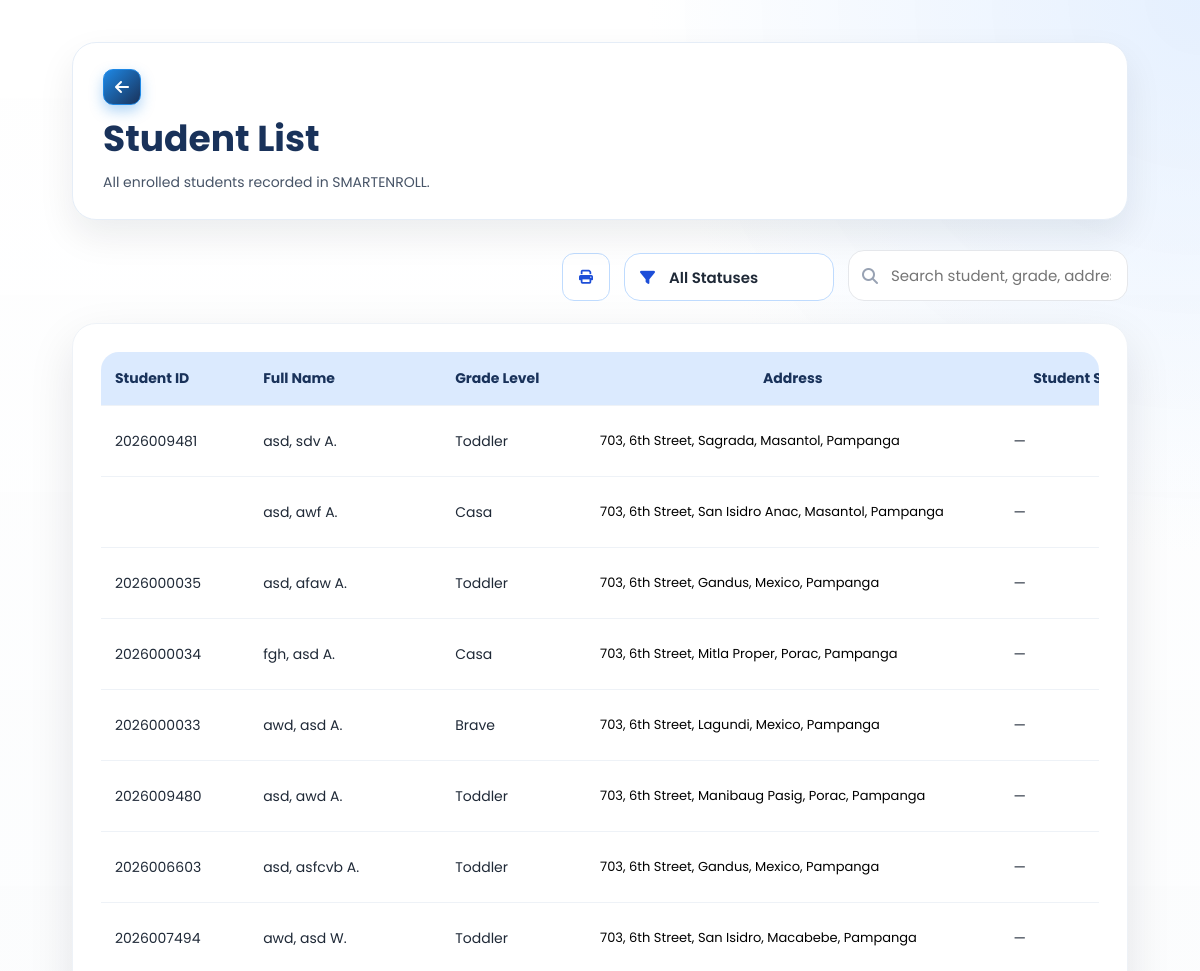
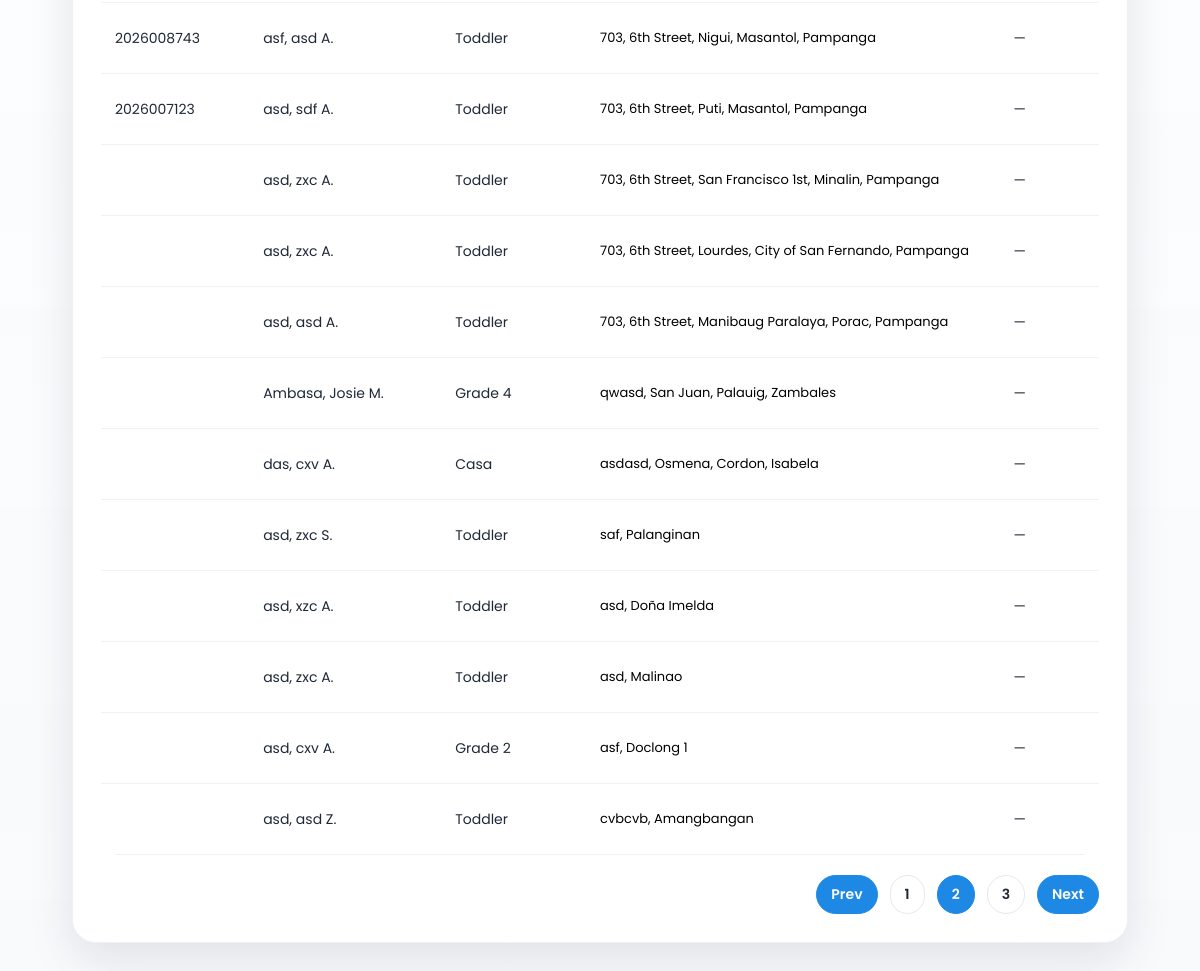
Screenshot of /SmartEnroll/student_list.php?page=2 (signed in) with the database file from the repository (2 pictures, top to bottom).
### tables this page shows
CREATE TABLE `enrollments` (
  `id` int(11) NOT NULL,
  `grade_level` varchar(50) DEFAULT NULL,
  `student_id` varchar(20) DEFAULT NULL,
  `school_year` varchar(20) DEFAULT NULL,
  `student_status` varchar(50) DEFAULT NULL,
  `completion_date` date DEFAULT NULL,
  `learner_lname` varchar(100) DEFAULT NULL,
  `learner_fname` varchar(100) DEFAULT NULL,
  `learner_mname` varchar(100) DEFAULT NULL,
  `learner_ext` varchar(20) DEFAULT NULL,
  `nickname` varchar(100) DEFAULT NULL,
  `sex` varchar(20) DEFAULT NULL,
  `dob` varchar(20) DEFAULT NULL,
  `age` int(11) DEFAULT NULL,
  `mother_tongue` varchar(100) DEFAULT NULL,
  `religion` varchar(100) DEFAULT NULL,
  `email` varchar(150) DEFAULT NULL,
  `province` varchar(100) DEFAULT NULL,
  `municipality` varchar(100) DEFAULT NULL,
  `barangay` varchar(100) DEFAULT NULL,
  `street` varchar(150) DEFAULT NULL,
  `father_lname` varchar(100) DEFAULT NULL,
  `father_fname` varchar(100) DEFAULT NULL,
  `father_mname` varchar(100) DEFAULT NULL,
  `father_occ` varchar(100) DEFAULT NULL,
  `father_contact` varchar(50) DEFAULT NULL,
  `mother_lname` varchar(100) DEFAULT NULL,
  `mother_fname` varchar(100) DEFAULT NULL,
  `mother_mname` varchar(100) DEFAULT NULL,
  `mother_occ` varchar(100) DEFAULT NULL,
  `mother_contact` varchar(50) DEFAULT NULL,
  `mother_maiden` varchar(100) DEFAULT NULL,
  `guardian_type` varchar(50) DEFAULT NULL,
  `guardian_lname` varchar(100) DEFAULT NULL,
  `guardian_fname` varchar(100) DEFAULT NULL,
  `guardian_mname` varchar(100) DEFAULT NULL,
  `guardian_occ` varchar(100) DEFAULT NULL,
  `guardian_contact` varchar(50) DEFAULT NULL,
  `emergency1_name` varchar(150) DEFAULT NULL,
  `emergency1_relationship` varchar(100) DEFAULT NULL,
  `emergency1_contact` varchar(50) DEFAULT NULL,
  `emergency2_name` varchar(150) DEFAULT NULL,
  `emergency2_relationship` varchar(100) DEFAULT NULL,
  `emergency2_contact` varchar(50) DEFAULT NULL,
  `emergency3_name` varchar(150) DEFAULT NULL,
  `emergency3_relationship` varchar(100) DEFAULT NULL,
  `emergency3_contact` varchar(50) DEFAULT NULL,
  `special_needs` text DEFAULT NULL,
  `medication` varchar(10) DEFAULT NULL,
  `medication_details` text DEFAULT NULL,
  `created_at` timestamp NOT NULL DEFAULT current_timestamp()
);

### SmartEnroll/student_list.php (the view, shortened to what this page needs)
<?php
$rows = [];
$error = '';
$page = 1;
$perPage = 20;
$totalPages = 1;
$search = trim((string)($_GET['q'] ?? ''));
$studentStatusFilterOptions = [
    'all' => 'All Statuses',
    'New' => 'New',
    'Continuing' => 'Continuing',
    'Drop' => 'Drop',
    'blank' => 'Not Set',
];
$studentStatusFilter = trim((string)($_GET['student_status'] ?? 'all'));
$isPrintMode = (string)($_GET['print'] ?? '') === '1';
function build_student_list_url(array $overrides = []): string
{
    global $search, $studentStatusFilter, $page, $isPrintMode;
    $params = [
        'q' => $search,
        'student_status' => $studentStatusFilter,
        'page' => $page,
        'print' => $isPrintMode ? '1' : '',
    ];
    foreach ($overrides as $key => $value) {
        $params[$key] = $value;
    }
    foreach ($params as $key => $value) {
        if ($value === null || $value === '') {
            unset($params[$key]);
            continue;
        }
        if ($key === 'student_status' && $value === 'all') {
            unset($params[$key]);
            continue;
        }
        if ($key === 'page' && (int)$value <= 1) {
            unset($params[$key]);
            continue;
        }
    }
    return 'student_list.php' . ($params !== [] ? '?' . http_build_query($params) : '');
}
try {
    $conn = new mysqli('127.0.0.1', 'root', '', 'smartenroll');
    $conn->set_charset('utf8mb4');
    $page = isset($_GET['page']) ? (int)$_GET['page'] : 1;
    $whereClauses = [];
    $queryTypes = '';
    $queryValues = [];
    $whereSql = $whereClauses !== [] ? 'WHERE ' . implode(' AND ', $whereClauses) : '';
    $filteredCountStmt = $conn->prepare("SELECT COUNT(*) AS total FROM enrollments $whereSql");
    $filteredCountStmt->execute();
    $filteredRows = (int)($filteredCountStmt->get_result()->fetch_assoc()['total'] ?? 0);
    if ($isPrintMode) {
        $page = 1;
        $totalPages = 1;
        $offset = 0;
    } else {
        $totalPages = max(1, (int)ceil($filteredRows / $perPage));
        $offset = ($page - 1) * $perPage;
    }
    $sql = "SELECT id, student_id, learner_lname, learner_fname, learner_mname, grade_level, street, barangay, municipality, province, student_status
            FROM enrollments
            $whereSql
            ORDER BY id DESC";
    if (!$isPrintMode) {
        $sql .= " LIMIT ? OFFSET ?";
        $queryTypes .= 'ii';
        $queryValues[] = $perPage;
        $queryValues[] = $offset;
    }
    $stmt = $conn->prepare($sql);
    if ($queryValues !== []) {
        $stmt->bind_param($queryTypes, ...$queryValues);
    }
    $stmt->execute();
    $result = $stmt->get_result();
    while ($row = $result->fetch_assoc()) {
        $rows[] = $row;
    }
} catch (Throwable $e) {
    $error = $e->getMessage();
}
?>
<!DOCTYPE html>
<html lang="en">
<head>
    <link rel="stylesheet" href="css/style.css">
    <link rel="stylesheet" href="css/student_list.css">
    <link rel="stylesheet" href="https://cdnjs.cloudflare.com/ajax/libs/font-awesome/6.5.0/css/all.min.css">
</head>
<body class="dashboard-page dashboard-white-page<?php echo $isPrintMode ? ' student-list-print-page' : ''; ?>" data-print-mode="<?php echo $isPrintMode ? '1' : '0'; ?>">
<main class="dashboard-main">
    <div class="dashboard-header student-header">
        <div class="student-header-left">
            <a href="dashboard.php" class="dashboard-link back-left">
                <i class="fa-solid fa-arrow-left"></i>
            </a>
            <div class="student-header-title">
                <h1>Student List</h1>
                <p>All enrolled students recorded in SMARTENROLL.</p>
            </div>
        </div>
    </div>
    <section class="student-list-toolbar">
        <form class="student-filter-form" method="get" action="student_list.php">
            <a href="<?php echo htmlspecialchars(build_student_list_url(['print' => '1', 'page' => null])); ?>" data-print-url="<?php echo htmlspecialchars(build_student_list_url(['print' => '1', 'page' => null])); ?>" class="export-btn print student-print-btn" aria-label="Print List" title="Print List">
                <i class="fa-solid fa-print"></i>
            </a>
            <label class="student-filter-field student-filter-inline">
                <div class="student-filter-select-wrap">
                    <select name="student_status" id="studentStatusFilter" aria-label="Student Status">
                        <?php foreach ($studentStatusFilterOptions as $filterValue => $filterLabel): ?>
                            <option value="<?php echo htmlspecialchars($filterValue); ?>" <?php echo $studentStatusFilter === $filterValue ? 'selected' : ''; ?>>
                                <?php echo htmlspecialchars($filterLabel); ?>
                            </option>
                        <?php endforeach; ?>
                    </select>
                </div>
            </label>
            <div class="student-search student-search-inline">
                <i class="fa-solid fa-magnifying-glass"></i>
                <input id="studentSearch" type="text" name="q" value="<?php echo htmlspecialchars($search); ?>" placeholder="Search student, grade, address, or status">
            </div>
        </form>
    </section>
    <div class="student-list-card">
        <?php if ($error): ?>
            <div class="student-error">
                <strong>Unable to load students.</strong>
                <p><?php echo htmlspecialchars($error); ?></p>
            </div>
        <?php elseif (empty($rows)): ?>
            <div class="student-empty">
                <p>No student records found.</p>
            </div>
        <?php else: ?>
            <div class="student-table-wrap">
                <table class="student-table">
                    <thead>
                        <tr>
                            <th>Student ID</th>
                            <th>Full Name</th>
                            <th>Grade Level</th>
                            <th>Address</th>
                            <th>Student Status</th>
                        </tr>
                    </thead>
                    <tbody>
                        <?php foreach ($rows as $row): ?>
                            <?php
                                $m = trim((string)($row['learner_mname'] ?? ''));
                                $mi = $m !== '' ? strtoupper(mb_substr($m, 0, 1)) . '.' : '';
                                $fullName = trim(
                                    ($row['learner_lname'] ?? '') . ', ' .
                                    ($row['learner_fname'] ?? '') . ' ' . $mi
                                );
                                $fullName = trim(preg_replace('/\s+/', ' ', $fullName), " ,");
                                $addressParts = array_filter([
                                    trim((string)($row['street'] ?? '')),
                                    trim((string)($row['barangay'] ?? '')),
                                    trim((string)($row['municipality'] ?? '')),
                                    trim((string)($row['province'] ?? ''))
                                ], fn($v) => $v !== '');
                                $address = implode(', ', $addressParts);
                                $studentStatus = trim((string)($row['student_status'] ?? ''));
                                $studentStatusClass = strtolower(trim((string)preg_replace('/[^a-z0-9]+/', '-', $studentStatus), '-'));
                            ?>
                            <tr>
                                <td><?php echo htmlspecialchars($row['student_id'] ?? ''); ?></td>
                                <td><?php echo htmlspecialchars($fullName !== '' ? $fullName : '—'); ?></td>
                                <td><?php echo htmlspecialchars($row['grade_level'] ?? ''); ?></td>
                                <td class="address-cell" title="<?php echo htmlspecialchars($address); ?>">
                                    <?php echo htmlspecialchars($address !== '' ? $address : '—'); ?>
                                </td>
                                <td class="student-status-cell">
                                    <?php if ($studentStatus !== ''): ?>
                                        <span class="student-status-pill <?php echo htmlspecialchars($studentStatusClass); ?>">
                                            <?php echo htmlspecialchars($studentStatus); ?>
                                        </span>
                                    <?php else: ?>
                                        —
                                    <?php endif; ?>
                                </td>
                            </tr>
                        <?php endforeach; ?>
                    </tbody>
                </table>
            </div>
            <?php if (!$isPrintMode && $totalPages > 1): ?>
                <div class="pagination">
                    <a class="page-btn nav" href="<?php echo htmlspecialchars(build_student_list_url(['page' => max(1, $page - 1), 'print' => null])); ?>">Prev</a>
                    <?php
                        $start = max(1, $page - 2);
                        $end = min($totalPages, $page + 2);
                        for ($p = $start; $p <= $end; $p++) {
                            $active = $p === $page ? ' active' : '';
                            echo '<a class="page-btn' . $active . '" href="' . htmlspecialchars(build_student_list_url(['page' => $p, 'print' => null])) . '">' . $p . '</a>';
                        }
                    ?>
                    <a class="page-btn nav" href="<?php echo htmlspecialchars(build_student_list_url(['page' => min($totalPages, $page + 1), 'print' => null])); ?>">Next</a>
                </div>
            <?php endif; ?>
        <?php endif; ?>
    </div>
</main>
</body>
</html>

### SmartEnroll/css/style.css (style rules this page uses)
* { margin: 0; padding: 0; box-sizing: border-box; font-family: 'Poppins', sans-serif; }
:root { --logo-blue: #19325a; --logo-blue-light: #1e88e5; --logo-yellow: #fdd835; --logo-yellow-soft: #ffe970; --logo-green: #43a047; }
body, html { height: 100%; color: #fff; }
html { scroll-behavior: smooth; }
body { background: #0f172a; }
.dashboard-page { background: linear-gradient(135deg, rgba(12, 25, 47, 0.72), rgba(25, 50, 90, 0.48)), #f5f6f8; color: #1b1f2a; position: relative; min-height: 100vh; overflow-x: hidden; }
.dashboard-page::before { content: ""; position: fixed; inset: 0; background: linear-gradient(135deg, rgba(12, 25, 47, 0.5), rgba(25, 50, 90, 0.18)), url('../assets/img1.jpg') center center / cover no-repeat; filter: blur(5px) saturate(1.05); transform: scale(1.05); z-index: 0; }
.dashboard-page::after { content: ""; position: fixed; inset: 0; background: radial-gradient(circle at top right, rgba(253, 216, 53, 0.22), transparent 28%), linear-gradient(180deg, rgba(255, 255, 255, 0.08), rgba(255, 255, 255, 0.16)); z-index: 0; pointer-events: none; }
.dashboard-page.dashboard-white-page { background: #f8fafc; }
.dashboard-page.dashboard-white-page::before { display: none; }
.dashboard-page.dashboard-white-page::after { background: radial-gradient(circle at top right, rgba(219, 234, 254, 0.72), transparent 24%), linear-gradient(180deg, rgba(255, 255, 255, 0.96), rgba(248, 250, 252, 1)); }
.dashboard-page.dashboard-white-page .dashboard-header { background: #ffffff; border: 1px solid #e5edf7; box-shadow: 0 16px 36px rgba(15, 23, 42, 0.08); }
.dashboard-page.dashboard-white-page .dashboard-header h1 { color: var(--logo-blue); }
.dashboard-page.dashboard-white-page .dashboard-header p { color: #475467; }
.dashboard-main { width: min(1920px, calc(100vw - 96px)); max-width: 1920px; margin: 0 auto; padding: 42px 24px 56px; position: relative; z-index: 1; }
.dashboard-header { display: flex; align-items: center; justify-content: space-between; gap: 20px; margin-bottom: 30px; padding: 26px 30px; border-radius: 24px; background: linear-gradient(135deg, rgba(255, 255, 255, 0.2), rgba(245, 248, 255, 0.12)); backdrop-filter: blur(14px); box-shadow: 0 20px 48px rgba(4, 12, 26, 0.24); border: 1px solid rgba(255, 255, 255, 0.22); }
.dashboard-header h1 { color: #ffffff; font-size: clamp(2rem, 3vw, 2.6rem); margin-bottom: 6px; }
.dashboard-header p { color: rgba(225, 232, 244, 0.88); font-size: 14px; }
.dashboard-link { text-decoration: none; color: var(--logo-blue); font-weight: 700; background: rgba(253, 216, 53, 0.95); padding: 12px 18px; border-radius: 999px; box-shadow: 0 10px 24px rgba(253, 216, 53, 0.26); transition: transform 0.2s ease, box-shadow 0.2s ease, background 0.2s ease; }

### rows the page displays
enrollments: student "2026009481", learner_lname+learner_fname+learner_mname "asd, sdv A.", grade_level "Toddler", address "703, 6th Street, Sagrada, Masantol, Pampanga"
enrollments: learner_lname+learner_fname+learner_mname "asd, awf A.", grade_level "Casa", address "703, 6th Street, San Isidro Anac, Masantol, Pampanga"
enrollments: student "2026000035", learner_lname+learner_fname+learner_mname "asd, afaw A.", grade_level "Toddler", address "703, 6th Street, Gandus, Mexico, Pampanga"
enrollments: student "2026000034", learner_lname+learner_fname+learner_mname "fgh, asd A.", grade_level "Casa", address "703, 6th Street, Mitla Proper, Porac, Pampanga"
enrollments: student "2026000033", learner_lname+learner_fname+learner_mname "awd, asd A.", grade_level "Brave", address "703, 6th Street, Lagundi, Mexico, Pampanga"
enrollments: student "2026009480", learner_lname+learner_fname+learner_mname "asd, awd A.", grade_level "Toddler", address "703, 6th Street, Manibaug Pasig, Porac, Pampanga"
enrollments: student "2026006603", learner_lname+learner_fname+learner_mname "asd, asfcvb A.", grade_level "Toddler", address "703, 6th Street, Gandus, Mexico, Pampanga"
enrollments: student "2026007494", learner_lname+learner_fname+learner_mname "awd, asd W.", grade_level "Toddler", address "703, 6th Street, San Isidro, Macabebe, Pampanga"
enrollments: student "2026008743", learner_lname+learner_fname+learner_mname "asf, asd A.", grade_level "Toddler", address "703, 6th Street, Nigui, Masantol, Pampanga"
enrollments: student "2026007123", learner_lname+learner_fname+learner_mname "asd, sdf A.", grade_level "Toddler", address "703, 6th Street, Puti, Masantol, Pampanga"
enrollments: learner_lname+learner_fname+learner_mname "asd, zxc A.", grade_level "Toddler", address "703, 6th Street, San Francisco 1st, Minalin, Pampanga"
enrollments: learner_lname+learner_fname+learner_mname "asd, zxc A.", grade_level "Toddler", address "703, 6th Street, Lourdes, City of San Fernando, Pampanga"
enrollments: learner_lname+learner_fname+learner_mname "asd, asd A.", grade_level "Toddler", address "703, 6th Street, Manibaug Paralaya, Porac, Pampanga"
enrollments: learner_lname+learner_fname+learner_mname "Ambasa, Josie M.", grade_level "Grade 4", address "qwasd, San Juan, Palauig, Zambales"
enrollments: learner_lname+learner_fname+learner_mname "das, cxv A.", grade_level "Casa", address "asdasd, Osmena, Cordon, Isabela"
enrollments: learner_lname+learner_fname+learner_mname "asd, zxc S.", grade_level "Toddler", address "saf, Palanginan"
enrollments: learner_lname+learner_fname+learner_mname "asd, xzc A.", grade_level "Toddler", address "asd, Doña Imelda"
enrollments: learner_lname+learner_fname+learner_mname "asd, zxc A.", grade_level "Toddler", address "asd, Malinao"
enrollments: learner_lname+learner_fname+learner_mname "asd, cxv A.", grade_level "Grade 2", address "asf, Doclong 1"
enrollments: learner_lname+learner_fname+learner_mname "asd, asd Z.", grade_level "Toddler", address "cvbcvb, Amangbangan"

### other values shown
form field student_status "All Statuses"
